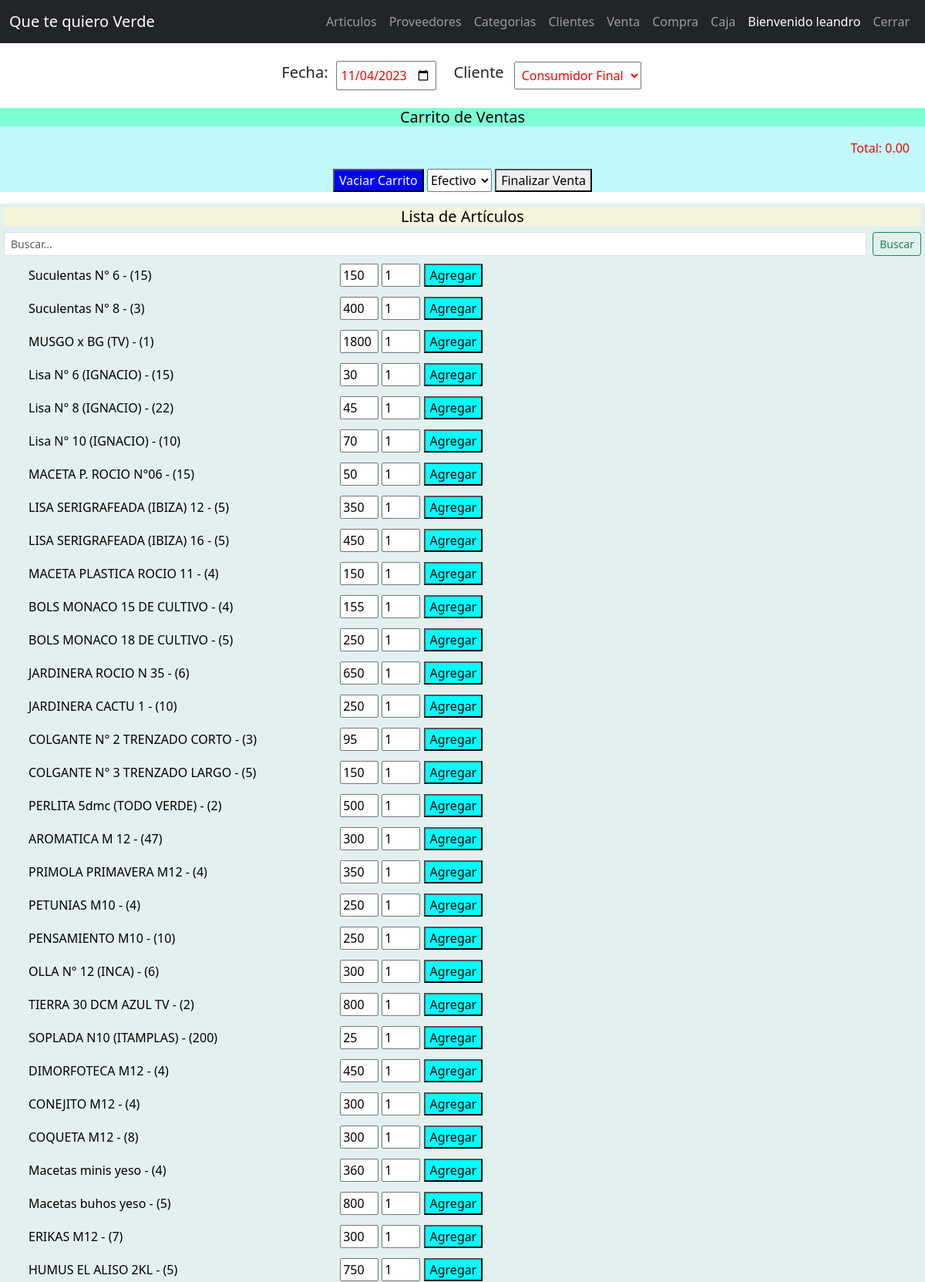
/ventas/lista (signed in, upper part), run on the app's committed database.
### tienda/modelos/user.py (models this page shows, shortened)
class User(db.Model):
    id = db.Column(db.Integer, primary_key = True)
    username = db.Column(db.String(20), unique = True, nullable = False)
    password = db.Column(db.Text, nullable = False)
    apellido = db.Column(db.String(40))
    nombre = db.Column(db.String(40))
    cuit = db.Column(db.String(12))
    tcliente = db.Column(db.String(40))
    direccion = db.Column(db.String(60))
    telefono = db.Column(db.String(40))
    email = db.Column(db.String(40))
    fechanac = db.Column(db.String(40))

### tienda/modelos/articulo.py (models this page shows, shortened)
class Articulo(db.Model):
    id = db.Column(db.Integer, primary_key = True)
    codart = db.Column(db.String(10), nullable = False)
    articulo = db.Column(db.String(20), nullable = False)
    descripcion = db.Column(db.String(50))
    descripcion_larga = db.Column(db.String(750))
    tipo = db.Column(db.String(20), nullable = False)
    costo = db.Column(db.Integer, nullable = False)
    precio = db.Column(db.Integer, nullable = False)
    stock = db.Column(db.Integer, nullable = False)
    proveedor = db.Column(db.String(50), nullable = False)
    imgfile = db.Column(db.String(255))
    creado_por = db.Column(db.Integer, nullable = False)

### tienda/routers/ventas.py (the view)
@bp.route('/lista')
@login_required
def lista():
    _clientes = cliente.Cliente.query.all()
    q = request.args.get('q')
    if q:
        _articulos = articulo.Articulo.query.filter(
            articulo.Articulo.articulo.contains(q) |
            articulo.Articulo.codart.contains(q) |
            articulo.Articulo.tipo.contains(q))
    else:
        _articulos = articulo.Articulo.query.all()
    fecha = datetime.now().strftime("%Y-%m-%d")
    return render_template('venta/lista.html', articulos = _articulos, clientes = _clientes, fecha = fecha)

### tienda/routers/auth.py (called while the page is built)
@bp.before_app_request
def load_logged_in_user():
    user_id = session.get('user_id')
    if user_id is None:
        g.user = None
    else:
        g.user = user.User.query.get_or_404(user_id)

def login_required(view):
    @functools.wraps(view)
    def wrapped_view(**kwargs):
        if g.user is None:
            return redirect(url_for('auth.login'))
        return view(**kwargs)
    return wrapped_view

### tienda/templates/venta/lista.html (shortened to what this page needs)
{% extends 'base.html' %}
{% block link%}
    <link rel="stylesheet" href="{{ url_for('static', filename='css/style1.css') }}">
{% endblock%}
{% block content %}
    <div class="lista-clientes">
        <div class="lista-clientes">
            <h5>Fecha: </h5>
            <input class="fecha" id="fecha" type="date" value="{{ fecha }}">
        </div>
        <div class="lista-clientes">
            <h5 class="titulo-clientes">Cliente</h5>
            <select class="clientes" id="clientes">
                {% for cliente in clientes %}
                <option value="{{ cliente.id }}">{{cliente.nombre}}</option>
                {% endfor %}
            </select>
        </div>
    </div>
    <div class="seccion-carrito">
        <h5 class="titulo-carrito">{% block title %}Carrito de Ventas{% endblock %}</h5>
        <div class="titulo-total">Total: <span id="total">0.00</span></div>
        <div class="botones-acciones">
            <button class="vaciar-carrito" id="vaciar-carrito">Vaciar Carrito</button>
            <select class="metodo-pago" id="metodo-pago">
                <option value="E">Efectivo</option>
            </select>
            <button class="finalizar-venta" id="finalizar-venta">Finalizar Venta</button>
        </div>
    </div>
    <div class="tarjeta-articulos">
        <h5 class="titulo-articulos">Lista de Artículos</h5>
        <div>
            <form class="formulario-buscar" method="get">
                <input class="form-control form-control-sm me-2" type="search" placeholder="Buscar..." aria-label="Search" name="q">
                <button class="btn btn-outline-success btn-sm" type="submit">Buscar</button>
            </form>
        </div>
        <div>
            <ul id="lista-articulos">
                {% for articulo in articulos %}
                    {% if articulo.stock != 0 %}
                        <li  data-id="{{ articulo.id }}" data-nombre="{{ articulo.articulo }}">
                            <p class="articulo-mostrado">{{articulo.articulo}} - ({{ articulo.stock }})</p>
                            <input type="text" class="precio" value="{{ articulo.precio }}">
                            <input type="number" class="cantidad" value="1" min="1" max="{{ articulo.stock }}">
                            <button class="agregar">Agregar</button>
                        </li>
                    {% endif %}
                {% endfor %}
            </ul>
        </div>
    </div>
{% endblock %}

### tienda/templates/_navbar.html (shortened to what this page needs)
<nav class="navbar navbar-expand-md navbar-dark bg-dark">
    <div class="container-fluid">
      <a class="navbar-brand" href="">Que te quiero Verde</a>
      <div class="collapse navbar-collapse justify-content-end" id="navbarNav">
        <ul class="navbar-nav">
          {% if g.user %}
            <li class="nav-item">
              <a class="nav-link" href="{{url_for('articulos.lista')}}">Articulos</a>
            </li>
            {% if g.user.tcliente == "Administrador" %}
              <li class="nav-item">
                <a class="nav-link" href="{{url_for('proveedores.lista')}}">Proveedores</a>
              </li>
              <li class="nav-item">
                <a class="nav-link" href="{{url_for('categorias.lista')}}">Categorias</a>
              </li>
              <li class="nav-item">
                <a class="nav-link" href="{{url_for('clientes.lista')}}">Clientes</a>
              </li>
              <li class="nav-item">
                <a class="nav-link" href="{{url_for('ventas.lista')}}">Venta</a>
              </li>
              <li class="nav-item">
                <a class="nav-link" href="{{url_for('compras.lista')}}">Compra</a>
              </li>
              <li class="nav-item">
                <a class="nav-link" href="{{url_for('cajas.lista')}}">Caja</a>
              </li>
            {% else %}
              <li class="nav-item">
                <a class="nav-link" href="">Carrito de Compras</a>
              </li>
            {% endif %}
            <li class="nav-item">
              <span class="nav-link active">Bienvenido {{ g.user.username }}</span>
            </li>
            <li class="nav-item">
              <a class="nav-link" href="{{url_for('auth.logout')}}">Cerrar</a>
            </li>
          {% endif %}
        </ul>
      </div>
    </div>
</nav>

### tienda/static/css/style1.css (style rules this page uses)
.titulo-clientes, .titulo-proveedores { padding-right: 10px; }
.clientes, .proveedores, .fecha { padding: 5px; margin: 3px; color: red; align-items: start; }
.fecha { margin-left: 10px; width: 130px; }
.lista-clientes, .lista-proveedores { display: flex; justify-content: center; align-items: center; margin: 10px; }
.seccion-carrito { background-color: rgb(193, 248, 250); color: black; }
.titulo-carrito { background-color: aquamarine; text-align: center; }
.metodo-pago { height: 30px; align-items: center; }
.titulo-total { color: red; text-align: right; margin-right: 20px; }
.vaciar-carrito { background-color: blue; color: white; }
.botones-acciones { margin: 15px; text-align: center; }
.titulo-articulos { background-color: beige; text-align: center; }
.tarjeta-articulos { padding: 5px; background-color: rgb(226, 241, 239); color: black; }
.agregar { background-color: cyan; }
.articulo-mostrado { display: inline-block; width: 400px; }
li { list-style-type:none }
input { width: 50px; }
.formulario-buscar { display: flex; padding-bottom: 10px; }

### data on the page
User: user.username "leandro"
Articulo: articulo "Suculentas N° 6", stock "15", precio "150"
Articulo: articulo "Suculentas N° 8", stock "3", precio "400"
Articulo: articulo "MUSGO x BG (TV)", stock "1", precio "1800"
Articulo: articulo "Lisa N° 6 (IGNACIO)", stock "15", precio "30"
Articulo: articulo "Lisa N° 8 (IGNACIO)", stock "22", precio "45"
Articulo: articulo "Lisa N° 10 (IGNACIO)", stock "10", precio "70"
Articulo: articulo "MACETA P. ROCIO N°06", stock "15", precio "50"
Articulo: articulo "LISA SERIGRAFEADA (IBIZA) 12", stock "5", precio "350"
Articulo: articulo "LISA SERIGRAFEADA (IBIZA) 16", stock "5", precio "450"
Articulo: articulo "MACETA PLASTICA ROCIO 11", stock "4", precio "150"
Articulo: articulo "BOLS MONACO 15 DE CULTIVO", stock "4", precio "155"
Articulo: articulo "BOLS MONACO 18 DE CULTIVO", stock "5", precio "250"
Articulo: articulo "JARDINERA ROCIO N 35", stock "6", precio "650"
Articulo: articulo "JARDINERA CACTU 1", stock "10", precio "250"
Articulo: articulo "COLGANTE N° 2 TRENZADO CORTO", stock "3", precio "95"
Articulo: articulo "COLGANTE N° 3 TRENZADO LARGO", stock "5", precio "150"
Articulo: articulo "PERLITA 5dmc (TODO VERDE)", stock "2", precio "500"
Articulo: articulo "AROMATICA M 12", stock "47", precio "300"
Articulo: articulo "PRIMOLA PRIMAVERA M12", stock "4", precio "350"
Articulo: articulo "PETUNIAS M10", stock "4", precio "250"
Articulo: articulo "PENSAMIENTO M10", stock "10", precio "250"
Articulo: articulo "OLLA N° 12 (INCA)", stock "6", precio "300"
Articulo: articulo "TIERRA 30 DCM AZUL TV", stock "2", precio "800"
Articulo: articulo "SOPLADA N10 (ITAMPLAS)", stock "200", precio "25"
Articulo: articulo "DIMORFOTECA M12", stock "4", precio "450"
Articulo: articulo "CONEJITO M12", stock "4", precio "300"
Articulo: articulo "COQUETA M12", stock "8", precio "300"
Articulo: articulo "Macetas minis yeso", stock "4", precio "360"
Articulo: articulo "Macetas buhos yeso", stock "5", precio "800"
Articulo: articulo "ERIKAS M12", stock "7", precio "300"
Articulo: articulo "HUMUS EL ALISO 2KL", stock "5", precio "750"

### other printed values
form field value "Consumidor Final"
